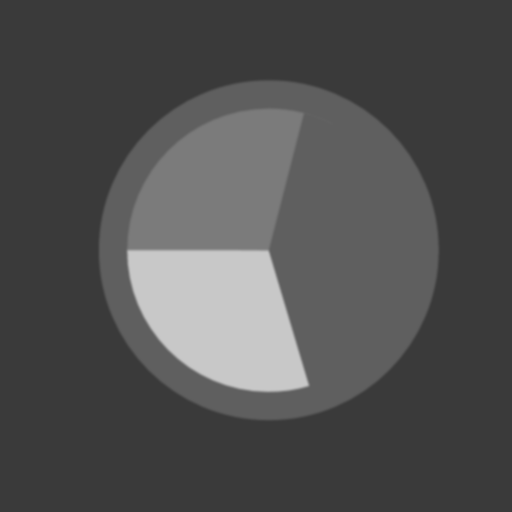
%> input picture projects/CA1/test2.BMP, 512 x 512 px
$ octave taskB.m   (GNU Octave 9; MATLAB toolbox functions it lacks are replaced by stand-ins)
%> lines starting %> are read from the running program, lines starting %| are printed output that depends on the picture
%q1 & q2
%load image test2 and obtain the fourier spectrum
test2 = imread('test2.bmp');
%> test2 is the input picture: size 512x512 uint8; min 58, max 200, mean 80.2

fft2_test2 = fft2(test2);
fftshift_test2 = fftshift(abs(fft2_test2));
Y = uint8(255 / log10(double(1 + max(fftshift_test2(:)))) * log10(double(1 + fftshift_test2)));
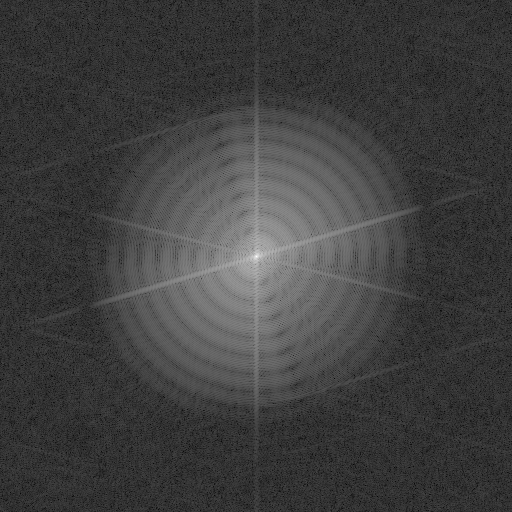
%> Y: size 512x512 uint8; min 2, max 255, mean 63

figure(1);
imshow(Y);
title('test2');
%%

%q3
%add gaussian noise sigma = 10 to test2, giving test2a
test2a = imnoise(test2, 'gaussian', 0, (10^2)/(256^2));

fft2_test2a = fft2(test2a);
fftshift_test2a = fftshift(abs(fft2_test2a));
X = uint8(255 / log10(double(1 + max(fftshift_test2a(:)))) * log10(double(1 + fftshift_test2a)));
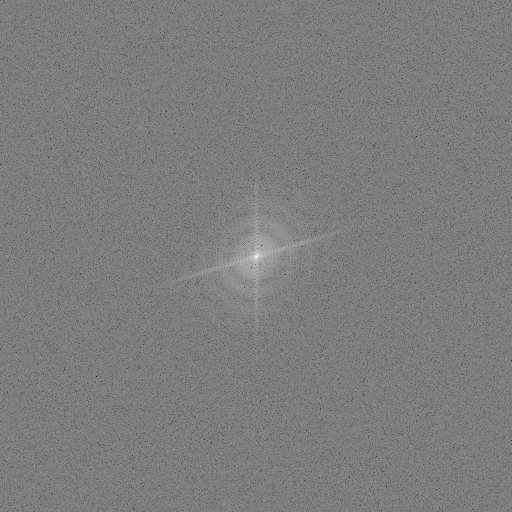
%> X: size 512x512 uint8; min 34, max 255, mean 125.4

figure(2);
imshow(X);
title('test2a');

figure(3);
imshow(test2a);
title('test2a before fourier spectrum');
